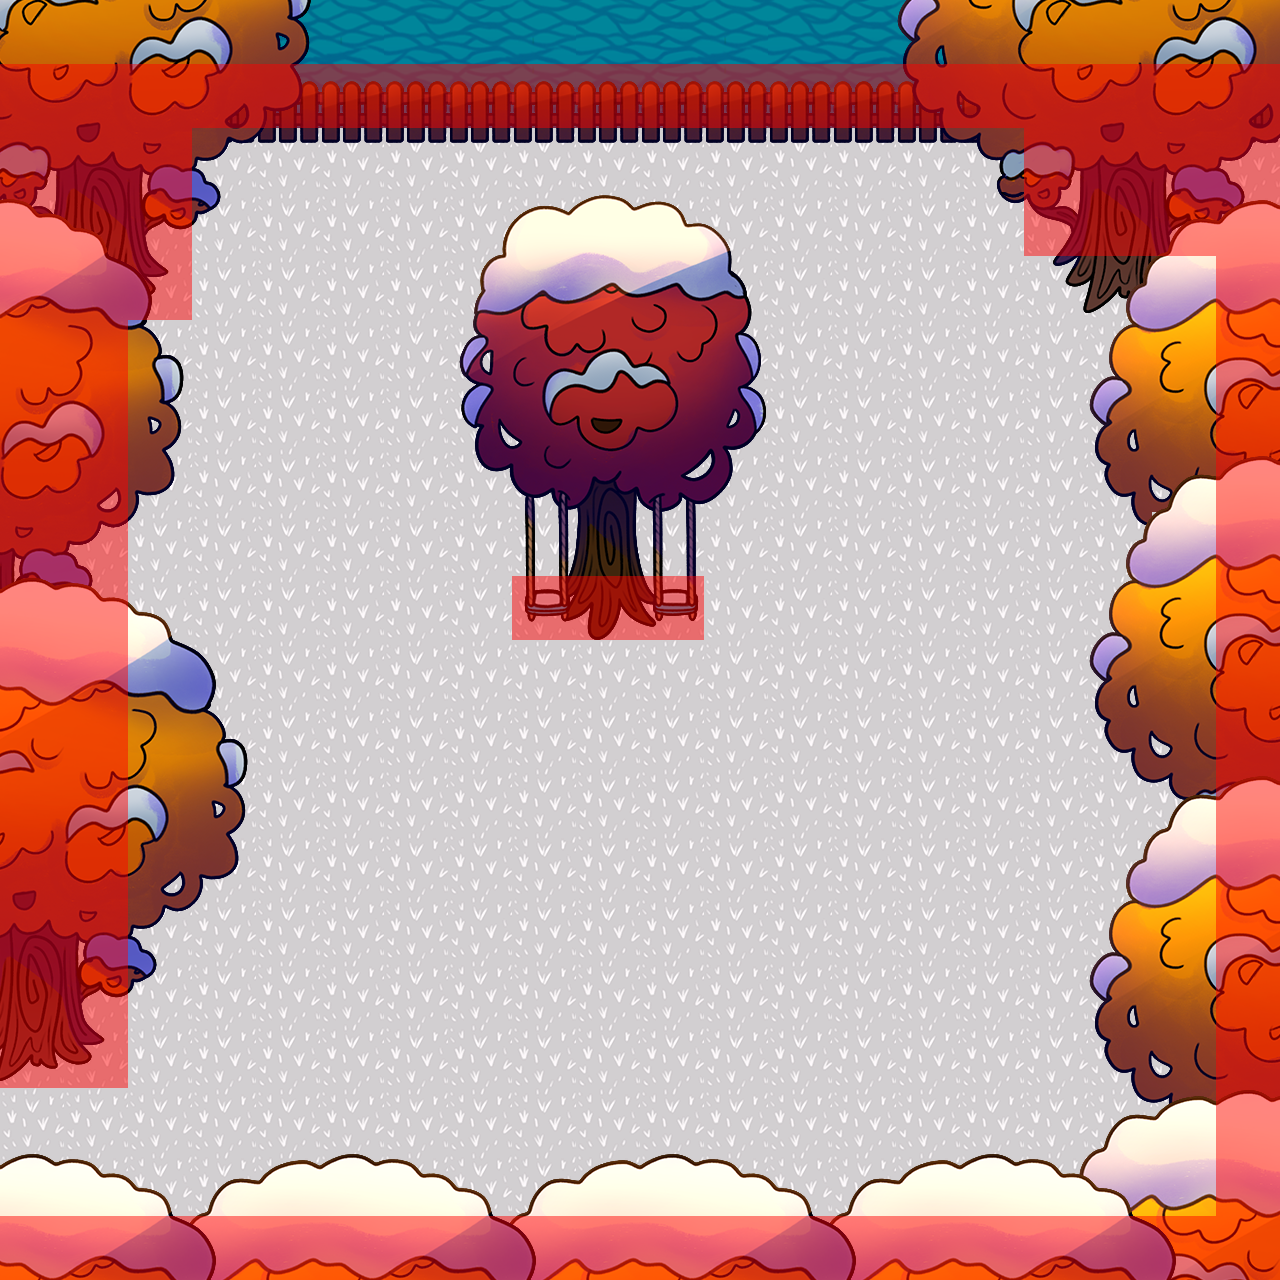

A level layout from a 2D game, rendered from its tile map. Below: a short description, then the map file with tile-grid data replaced by summaries:
An orthogonal 20x20 tile map with 64x64 px tiles, 6 tile layers (Ground, Under, Under 2, Over, ...), 2 tilesets and 7 objects (3x Memory, 2x Touch, Water, Player).

<map version="1.2" tiledversion="2018.11.14" orientation="orthogonal" renderorder="right-down" width="20" height="20" tilewidth="64" tileheight="64" infinite="0" nextlayerid="12" nextobjectid="9">
 <tileset firstgid="1" source="autumn 16x32.tsx" />
 <tileset firstgid="513" source="event-tileset.tsx" />
 <layer id="1" name="Ground" width="20" height="20">
  <data>[400 cells, 400 non-empty, 7 distinct tile ids]</data>
 </layer>
 <objectgroup id="6" name="Texture">
  <object id="1" name="Water" x="0" y="-256" width="1280" height="384">
   <properties>
    <property name="Texture" value="map_data/WaterTexture.png" />
    <property name="alpha" type="float" value="0.33300000000000002" />
    <property name="vx" type="float" value="-0.033300000000000003" />
    <property name="vy" type="float" value="0" />
   </properties>
  </object>
 </objectgroup>
 <layer id="2" name="Under" width="20" height="20">
  <data>[400 cells, 85 non-empty, 24 distinct tile ids]</data>
 </layer>
 <layer id="4" name="Under 2" width="20" height="20">
  <data>[400 cells, 2 non-empty, 2 distinct tile ids]</data>
 </layer>
 <objectgroup id="5" name="Player">
  <object id="2" name="Player" x="256" y="1024" width="64" height="64" />
 </objectgroup>
 <layer id="3" name="Over" width="20" height="20">
  <data>[400 cells, 172 non-empty, 75 distinct tile ids]</data>
 </layer>
 <layer id="11" name="Over 2" width="20" height="20">
  <data>[400 cells, 50 non-empty, 13 distinct tile ids]</data>
 </layer>
 <layer id="8" name="Collision" width="20" height="20" opacity="0.48">
  <data>[400 cells, 99 non-empty, 1 distinct tile ids]</data>
 </layer>
 <objectgroup id="9" name="Events">
  <object id="3" name="Transfer to 2" type="Touch" x="0" y="1152" width="64" height="64">
   <properties>
    <property name="TransferPlayer" value="Winter2" />
    <property name="TransferTileDown" type="int" value="17" />
    <property name="TransferTileRight" type="int" value="32" />
   </properties>
  </object>
  <object id="4" name="Transfer to 2" type="Touch" x="0" y="1088" width="64" height="64">
   <properties>
    <property name="TransferPlayer" value="Winter2" />
    <property name="TransferTileDown" type="int" value="17" />
    <property name="TransferTileRight" type="int" value="32" />
   </properties>
  </object>
  <object id="6" name="Memory" x="576" y="576" width="64" height="64">
   <properties>
    <property name="img" value="wow" />
    <property name="img2" value="wow" />
    <property name="img3" value="wow" />
    <property name="img4" value="worried" />
    <property name="img5" value="worried" />
    <property name="seen" value="kinder-times-memory" />
    <property name="text" value="We spent so much time together here." />
    <property name="text2" value="The memories are warm, like a carefree summer evening." />
    <property name="text3" value="We lay on our backs in grass and counted the stars." />
    <property name="text4" value="But now..." />
    <property name="text5" value="...now you are lost somewhere in the falling snow." />
   </properties>
  </object>
  <object id="7" name="Memory" x="512" y="576" width="64" height="64">
   <properties>
    <property name="img" value="wow" />
    <property name="img2" value="wow" />
    <property name="img3" value="wow" />
    <property name="img4" value="worried" />
    <property name="img5" value="worried" />
    <property name="seen" value="kinder-times-memory" />
    <property name="text" value="We spent so much time together here." />
    <property name="text2" value="The memories are warm, like a carefree summer evening." />
    <property name="text3" value="We lay on our backs in grass and counted the stars." />
    <property name="text4" value="But now..." />
    <property name="text5" value="...now you are lost somewhere in the falling snow." />
   </properties>
  </object>
  <object id="8" name="Memory" x="640" y="576" width="64" height="64">
   <properties>
    <property name="img" value="wow" />
    <property name="img2" value="wow" />
    <property name="img3" value="wow" />
    <property name="img4" value="worried" />
    <property name="img5" value="worried" />
    <property name="seen" value="kinder-times-memory" />
    <property name="text" value="We spent so much time together here." />
    <property name="text2" value="The memories are warm, like a carefree summer evening." />
    <property name="text3" value="We lay on our backs in grass and counted the stars." />
    <property name="text4" value="But now..." />
    <property name="text5" value="...now you are lost somewhere in the falling snow." />
   </properties>
  </object>
 </objectgroup>
</map>